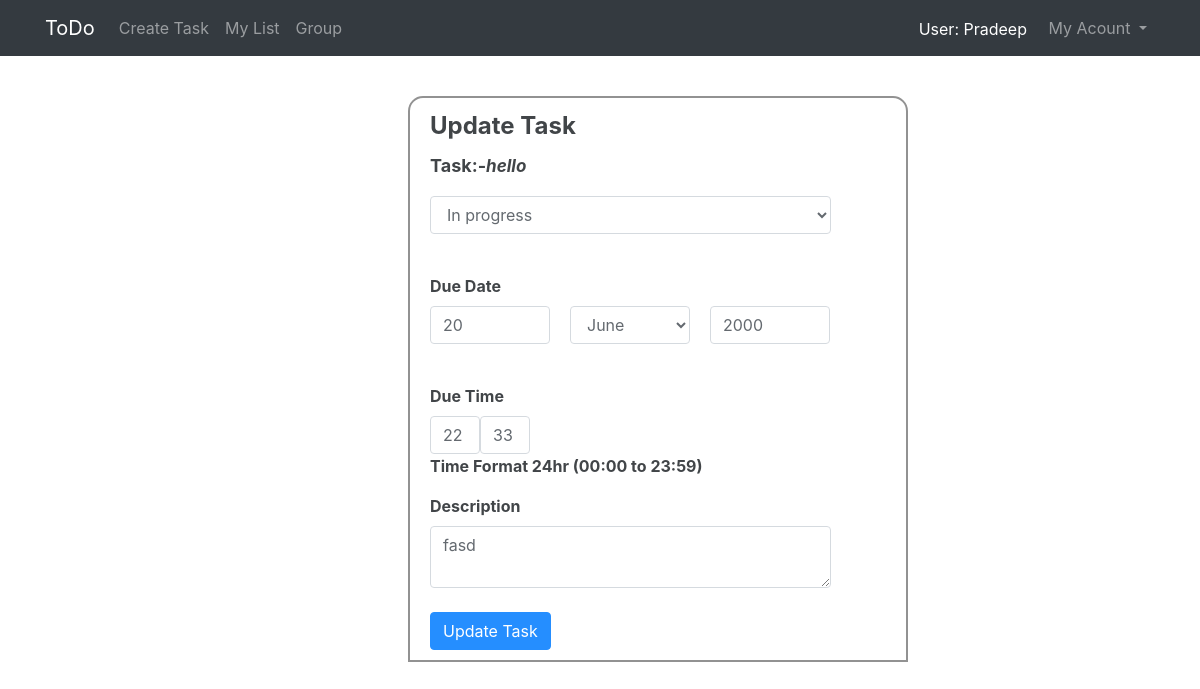
Before: /2/update (signed in) with the older database file.
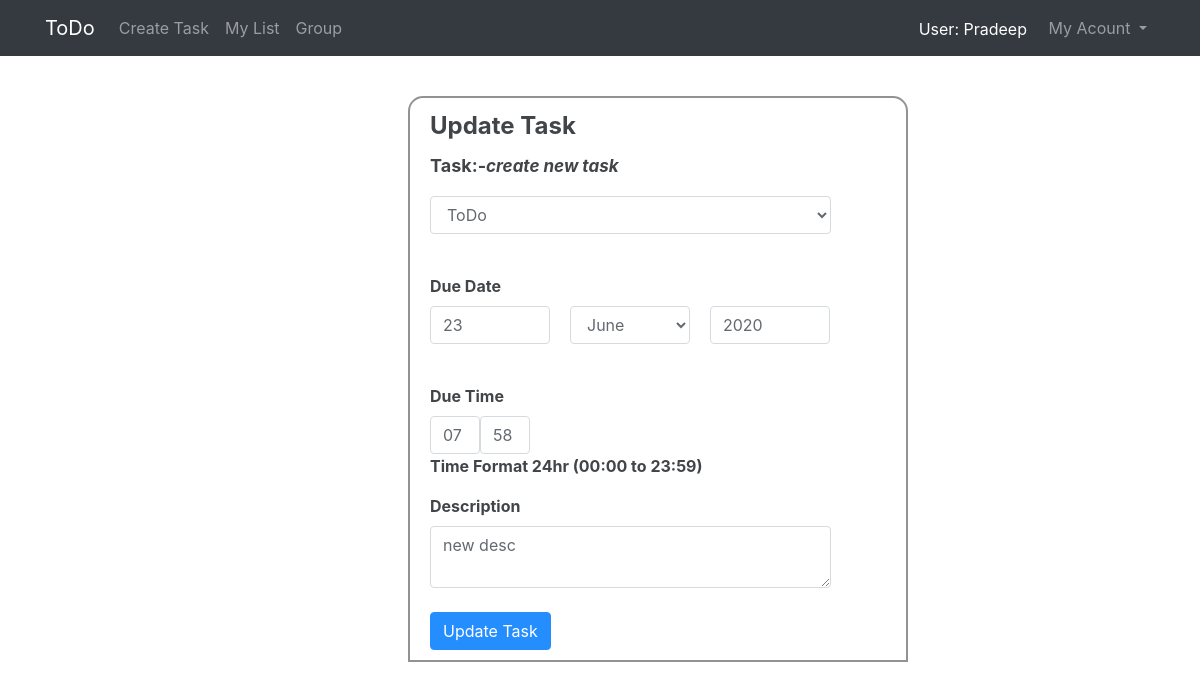
After: the same page with the newer database file.
### todoapp/models.py (models this page shows)
class ToDoModel(models.Model):
	user=models.ForeignKey(User,related_name='todolist',on_delete=models.CASCADE,null=True)
	task=models.CharField(max_length=60)
	date=models.DateField()
	time=models.TimeField()
	status=models.CharField(max_length=60,default='todo')
	description=models.TextField(default=None)
	flagTask = models.CharField(max_length=60,default='no')

### todoapp/views.py (the view, shortened to what this page needs)
# urls.py: re_path(r'(?P<id>[\d]+)/update',v1.updatelist_view),
def updatelist_view(request,id):
    error=False
    data=ToDoModel.objects.get(id=id)
    date_lst=str(data.date).split('-')
    time_lst=str(data.time).split(':')
    mylist_data =ToDoModel.objects.filter(user=request.user,status='todo',flagTask='no')
    task_flag_update(request.user)
    return render(request,'todoapp/update.html',{'current_user':request.user,"status":data.status,'description':data.description,'task':data.task,
        'day':int(date_lst[2]),'month':date_lst[1],'year':int(date_lst[0]),'hour':time_lst[0],'min':time_lst[1]})

### todoapp/supporting_python.py (called while the page is built)
def task_flag_update(user):
    mylist_data = ToDoModel.objects.filter(user=user,status='todo',flagTask='no')
    current_date=str(datetime.now().date())+datetime.now().strftime("%H:%M")
    for task in mylist_data:
        tasktime=str(task.date)+task.time.strftime("%H:%M")
        if current_date == tasktime:
            task.flagTask = 'yes'
            task.save()

### template/todoapp/update.html (shortened to what this page needs)
<!DOCTYPE html>
{% extends "todoapp/base2.html" %}
{% block body_block %}
    <div class="form_create" >
       <form id="preventsubmit"  method="post">
            <fieldset>
                  <legend>Update Task</legend>
                  <p style="font-size:18px;">Task:-<span style="font-style: italic; font-size:17px;">{{task}}</span></p>
                   <select class="form-control" id="select_status" name="status">
                         <option value="todo" >ToDo</option>
                          <option value="inProgress" >In progress</option>
                    </select>
                  <br>
                  <label for="date">Due Date </label>
                  <br>
                  <div class="day_style">
                    <input type="tel" class="form-control" placeholder="Day" maxlength="2" id="create_day" name="day" size="2" value='{{day}}' badinput="false">
                  </div>
                  <div class="month_style">
                    <select name="month" class="form-control" id="create_month"  aria-label="month-label">
                      <option id="6" value="6">June</option>
                    </select>
                  </div>
                    <div >
                    <input type="tel" class="form-control" placeholder="Year" maxlength="4" id="create_year" name="year" value="{{year}}" badinput="false">
                    </div>
                    <br>
                    <label>Due Time  </label>
                    <br>
                  <div class="hour_style">
                    <input type="tel" class="form-control" placeholder="hr" maxlength="2" id="create_hour" name="hour" value="{{hour}}"  badinput="false">
                  </div>
                  <div class="min_style">
                    <input type="tel" class="form-control" placeholder="min" maxlength="2" id="create_min" name="min" value ="{{min}}"  badinput="false">
                  </div>
                  <p>Time Format 24hr (00:00 to 23:59)</p>
                  <label >Description  </label>
                  <textarea class="form-control" name="description" style="width:86%;">{{description}}</textarea>
                  <br>
                  <input  onclick="form_check()" type="submit"  class="btn btn-primary" value="Update Task">
            </fieldset>
      </form>
{% endblock %}

Changed rows visible on the page:
changed ToDoModel: task "hello" → "create new task"; description "fasd" → "new desc"
Other visible differences:
form field status: "In progress" → "ToDo"
form field day: "20" → "23"
form field year: "2000" → "2020"
form field hour: "22" → "07"
form field min: "33" → "58"
